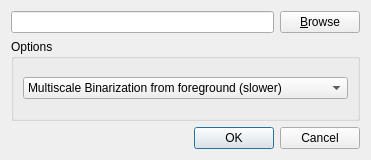
<ui version="4.0" >
 <class>LaunchDialog</class>
 <widget class="QDialog" name="LaunchDialog" >
  <property name="geometry" >
   <rect>
    <x>0</x>
    <y>0</y>
    <width>371</width>
    <height>160</height>
   </rect>
  </property>
  <property name="windowTitle" >
   <string>Dialog</string>
  </property>
  <layout class="QVBoxLayout" name="verticalLayout_3" >
   <item>
    <layout class="QVBoxLayout" name="verticalLayout_2" >
     <item>
      <layout class="QHBoxLayout" name="horizontalLayout" >
       <item>
        <widget class="QLineEdit" name="pathToPics" />
       </item>
       <item>
        <widget class="QPushButton" name="browseBtn" >
         <property name="text" >
          <string>&amp;Browse</string>
         </property>
        </widget>
       </item>
      </layout>
     </item>
     <item>
      <widget class="QGroupBox" name="groupBox" >
       <property name="title" >
        <string>Options</string>
       </property>
       <layout class="QVBoxLayout" name="verticalLayout" >
        <item>
         <widget class="QComboBox" name="binarizationMode" >
          <property name="currentIndex" >
           <number>3</number>
          </property>
          <item>
           <property name="text" >
            <string>Binarization from intensity</string>
           </property>
          </item>
          <item>
           <property name="text" >
            <string>Binarization from foreground (slower)</string>
           </property>
          </item>
          <item>
           <property name="text" >
            <string>Multiscale Binarization from intensity </string>
           </property>
          </item>
          <item>
           <property name="text" >
            <string>Multiscale Binarization from foreground (slower)</string>
           </property>
          </item>
         </widget>
        </item>
       </layout>
      </widget>
     </item>
    </layout>
   </item>
   <item>
    <widget class="QDialogButtonBox" name="dialogBtnBox" >
     <property name="orientation" >
      <enum>Qt::Horizontal</enum>
     </property>
     <property name="standardButtons" >
      <set>QDialogButtonBox::Cancel|QDialogButtonBox::Ok</set>
     </property>
    </widget>
   </item>
  </layout>
 </widget>
 <resources/>
 <connections>
  <connection>
   <sender>dialogBtnBox</sender>
   <signal>accepted()</signal>
   <receiver>LaunchDialog</receiver>
   <slot>accept()</slot>
   <hints>
    <hint type="sourcelabel" >
     <x>248</x>
     <y>254</y>
    </hint>
    <hint type="destinationlabel" >
     <x>157</x>
     <y>274</y>
    </hint>
   </hints>
  </connection>
  <connection>
   <sender>dialogBtnBox</sender>
   <signal>rejected()</signal>
   <receiver>LaunchDialog</receiver>
   <slot>reject()</slot>
   <hints>
    <hint type="sourcelabel" >
     <x>316</x>
     <y>260</y>
    </hint>
    <hint type="destinationlabel" >
     <x>286</x>
     <y>274</y>
    </hint>
   </hints>
  </connection>
 </connections>
</ui>
